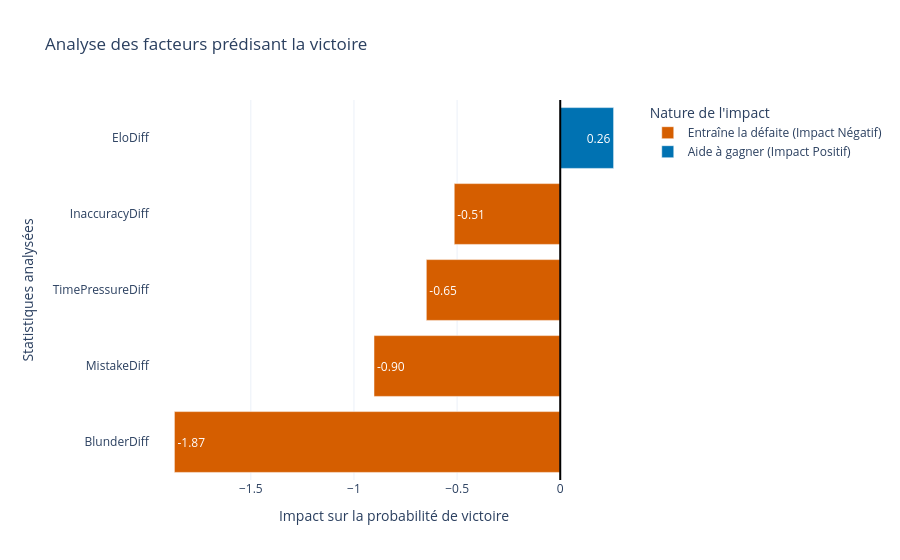

Here is the notebook cell this chart was saved with:
### Markdown cell above
###Code

### Code cell
from pyspark.ml import Pipeline
from pyspark.ml.classification import LogisticRegression
from pyspark.ml.feature import VectorAssembler, StandardScaler
from pyspark.ml.evaluation import BinaryClassificationEvaluator, MulticlassClassificationEvaluator

# échantillonage du dataset (on prend 10% des données)
df_sample = df.sample(withReplacement=False, fraction=0.1, seed=42)

# préparation des variables
  # label: 1 si les blancs gagnent sinon 0
  # EloDiff: qui est le joueur le plus fort (si positif c'est les blancs)
  # BlunderDiff: qui a fait le plus d'erreurs (si positif c'est les blancs)
  # MistakeDiff: même idée que BlunderDiff mais pour les erreurs
  # InaccuracyDiff: même idée que pour BlunderDiff
  # TimePressureDiff: qui a fait le plus de bourdes sous une pression du temps (si positif c'est les blancs)
df_ml = df_sample.withColumn("label", F.when(F.col("Result") == "1-0", 1).otherwise(0)) \
          .withColumn("EloDiff", F.col("WhiteElo") - F.col("BlackElo")) \
          .withColumn("BlunderDiff", F.col("White_blunders") - F.col("Black_blunders")) \
          .withColumn("MistakeDiff", F.col("White_mistakes") - F.col("Black_mistakes")) \
          .withColumn("InaccuracyDiff", F.col("White_inaccuracies") - F.col("Black_inaccuracies")) \
          .withColumn("TimePressureDiff", F.col("White_ts_blunders") - F.col("Black_ts_blunders"))

# features que l'on pense ont un impact sur le gagnant du jeu
features_list = ["EloDiff", "BlunderDiff", "MistakeDiff", "InaccuracyDiff", "TimePressureDiff"]
# on regroupe tout dans un vecteur
assembler = VectorAssembler(inputCols=features_list, outputCol="vec_features")
# normalisation des données
scaler = StandardScaler(inputCol="vec_features", outputCol="features")

lr = LogisticRegression(featuresCol="features", labelCol="label")

# automatisation des étapes
pipeline = Pipeline(stages=[assembler, scaler, lr])

# entraînement
train_data, test_data = df_ml.randomSplit([0.8, 0.2], seed=42)
model = pipeline.fit(train_data)
predictions = model.transform(test_data)

# vérification de la performance de notre modèle avec aire under the curve
evaluator = BinaryClassificationEvaluator(labelCol="label")
auc = evaluator.evaluate(predictions)
print(f"Aire sous la courbe (AUC) : {auc:.4f}")

# calcul de l'accuracy
evaluator_acc = MulticlassClassificationEvaluator(labelCol="label", metricName="accuracy")
accuracy = evaluator_acc.evaluate(predictions)

print(f"Probabilité de prédiction correcte (accuracy) : {accuracy*100:.2f}%")

predictions.select("Result", "label", "prediction", "probability").show(10)

# graphique
# extrait les coeff du modèle
lr_model = model.stages[-1]
coeff_df = pd.DataFrame({
    'Variable': features_list,
    'Coefficient': lr_model.coefficients.toArray()
})

# légendes des catégories
coeff_df['Influence'] = coeff_df['Coefficient'].apply(
    lambda x: "Aide à gagner (Impact Positif)" if x > 0 else "Entraîne la défaite (Impact Négatif)"
)

# tri des variables
coeff_df = coeff_df.sort_values(by='Coefficient', ascending=True)

fig = px.bar(
    coeff_df,
    x='Coefficient',
    y='Variable',
    orientation='h',
    title="Analyse des facteurs prédisant la victoire",
    color='Influence',
    color_discrete_map={
        "Aide à gagner (Impact Positif)": "#0072B2",
        "Entraîne la défaite (Impact Négatif)": "#D55E00"
    },
    labels={'Coefficient': 'Force de l\'impact', 'Variable': 'Variables du match'},
    template="plotly_white",
    text_auto='.2f'
)

fig.add_vline(x=0, line_dash="solid", line_color="black")

fig.update_layout(
    xaxis_title="Impact sur la probabilité de victoire",
    yaxis_title="Statistiques analysées",
    legend_title="Nature de l'impact",
    showlegend=True,
    margin=dict(l=150)
)

fig.show()

### Figure 1 — Plotly figure (JSON) as saved in the notebook; plotly's stock layout.template omitted (floating-point values rounded to 4 significant figures)
{"data": [{"hovertemplate": "Influence=Entraîne la défaite (Impact Négatif)<br>Force de l'impact=%{x}<br>Variables du match=%{y}<extra></extra>", "legendgroup": "Entraîne la défaite (Impact Négatif)", "marker": {"color": "#D55E00", "pattern": {"shape": ""}}, "name": "Entraîne la défaite (Impact Négatif)", "orientation": "h", "showlegend": true, "textposition": "auto", "texttemplate": "%{x:.2f}", "type": "bar", "x": [-1.871, -0.9029, -0.6493, -0.5139], "xaxis": "x", "y": ["BlunderDiff", "MistakeDiff", "TimePressureDiff", "InaccuracyDiff"], "yaxis": "y"}, {"hovertemplate": "Influence=Aide à gagner (Impact Positif)<br>Force de l'impact=%{x}<br>Variables du match=%{y}<extra></extra>", "legendgroup": "Aide à gagner (Impact Positif)", "marker": {"color": "#0072B2", "pattern": {"shape": ""}}, "name": "Aide à gagner (Impact Positif)", "orientation": "h", "showlegend": true, "textposition": "auto", "texttemplate": "%{x:.2f}", "type": "bar", "x": [0.2587], "xaxis": "x", "y": ["EloDiff"], "yaxis": "y"}], "layout": {"barmode": "relative", "legend": {"title": {"text": "Nature de l'impact"}, "tracegroupgap": 0}, "margin": {"l": 150}, "shapes": [{"line": {"color": "black", "dash": "solid"}, "type": "line", "x0": 0, "x1": 0, "xref": "x", "y0": 0, "y1": 1, "yref": "y domain"}], "showlegend": true, "title": {"text": "Analyse des facteurs prédisant la victoire"}, "xaxis": {"anchor": "y", "domain": [0, 1], "title": {"text": "Impact sur la probabilité de victoire"}}, "yaxis": {"anchor": "x", "domain": [0, 1], "title": {"text": "Statistiques analysées"}}}}
